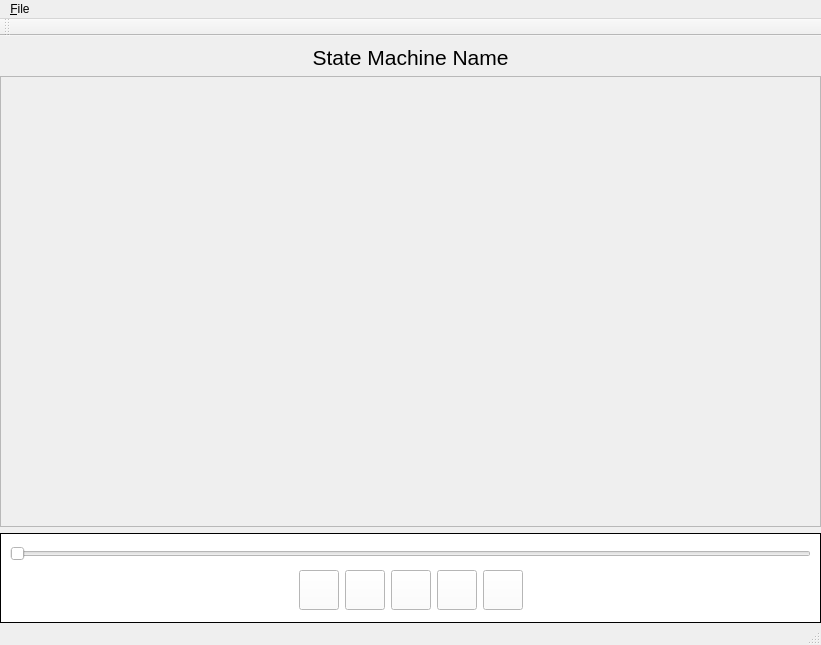
<?xml version="1.0" encoding="UTF-8"?>
<ui version="4.0">
 <class>StateMachineWindow</class>
 <widget class="QMainWindow" name="StateMachineWindow">
  <property name="geometry">
   <rect>
    <x>0</x>
    <y>0</y>
    <width>821</width>
    <height>645</height>
   </rect>
  </property>
  <property name="windowTitle">
   <string>StateMachineWindow</string>
  </property>
  <widget class="QWidget" name="centralwidget">
   <layout class="QVBoxLayout" name="verticalLayout">
    <property name="leftMargin">
     <number>0</number>
    </property>
    <property name="rightMargin">
     <number>0</number>
    </property>
    <property name="bottomMargin">
     <number>0</number>
    </property>
    <item>
     <widget class="QLabel" name="stateMachineName">
      <property name="sizePolicy">
       <sizepolicy hsizetype="Preferred" vsizetype="Fixed">
        <horstretch>0</horstretch>
        <verstretch>0</verstretch>
       </sizepolicy>
      </property>
      <property name="styleSheet">
       <string notr="true">font-size: 16pt</string>
      </property>
      <property name="text">
       <string>State Machine Name</string>
      </property>
      <property name="alignment">
       <set>Qt::AlignCenter</set>
      </property>
     </widget>
    </item>
    <item>
     <widget class="QScrollArea" name="scrollArea">
      <property name="widgetResizable">
       <bool>true</bool>
      </property>
      <widget class="QWidget" name="stateDiagramWidget">
       <property name="geometry">
        <rect>
         <x>0</x>
         <y>0</y>
         <width>819</width>
         <height>454</height>
        </rect>
       </property>
       <layout class="QHBoxLayout" name="horizontalLayout_2">
        <property name="spacing">
         <number>0</number>
        </property>
        <property name="leftMargin">
         <number>0</number>
        </property>
        <property name="topMargin">
         <number>0</number>
        </property>
        <property name="rightMargin">
         <number>0</number>
        </property>
        <property name="bottomMargin">
         <number>0</number>
        </property>
       </layout>
      </widget>
     </widget>
    </item>
    <item>
     <widget class="QFrame" name="frame">
      <property name="sizePolicy">
       <sizepolicy hsizetype="Preferred" vsizetype="Fixed">
        <horstretch>0</horstretch>
        <verstretch>0</verstretch>
       </sizepolicy>
      </property>
      <property name="minimumSize">
       <size>
        <width>0</width>
        <height>90</height>
       </size>
      </property>
      <property name="maximumSize">
       <size>
        <width>16777215</width>
        <height>90</height>
       </size>
      </property>
      <property name="autoFillBackground">
       <bool>false</bool>
      </property>
      <property name="styleSheet">
       <string notr="true">background:white</string>
      </property>
      <property name="frameShape">
       <enum>QFrame::Box</enum>
      </property>
      <property name="frameShadow">
       <enum>QFrame::Plain</enum>
      </property>
      <layout class="QVBoxLayout" name="verticalLayout_2">
       <property name="bottomMargin">
        <number>9</number>
       </property>
       <item>
        <widget class="QSlider" name="transitionSlider">
         <property name="maximum">
          <number>1</number>
         </property>
         <property name="orientation">
          <enum>Qt::Horizontal</enum>
         </property>
         <property name="invertedAppearance">
          <bool>false</bool>
         </property>
         <property name="invertedControls">
          <bool>false</bool>
         </property>
        </widget>
       </item>
       <item>
        <layout class="QHBoxLayout" name="horizontalLayout">
         <property name="spacing">
          <number>6</number>
         </property>
         <item>
          <spacer name="horizontalSpacer">
           <property name="orientation">
            <enum>Qt::Horizontal</enum>
           </property>
           <property name="sizeHint" stdset="0">
            <size>
             <width>132</width>
             <height>20</height>
            </size>
           </property>
          </spacer>
         </item>
         <item>
          <widget class="QPushButton" name="rewindButton">
           <property name="sizePolicy">
            <sizepolicy hsizetype="Fixed" vsizetype="Fixed">
             <horstretch>0</horstretch>
             <verstretch>0</verstretch>
            </sizepolicy>
           </property>
           <property name="minimumSize">
            <size>
             <width>40</width>
             <height>40</height>
            </size>
           </property>
           <property name="maximumSize">
            <size>
             <width>40</width>
             <height>40</height>
            </size>
           </property>
           <property name="text">
            <string/>
           </property>
           <property name="icon">
            <iconset>
             <normalon>:/images/Rewind.png</normalon>
            </iconset>
           </property>
           <property name="iconSize">
            <size>
             <width>40</width>
             <height>40</height>
            </size>
           </property>
           <property name="flat">
            <bool>false</bool>
           </property>
          </widget>
         </item>
         <item>
          <widget class="QPushButton" name="previousButton">
           <property name="sizePolicy">
            <sizepolicy hsizetype="Fixed" vsizetype="Fixed">
             <horstretch>0</horstretch>
             <verstretch>0</verstretch>
            </sizepolicy>
           </property>
           <property name="minimumSize">
            <size>
             <width>40</width>
             <height>40</height>
            </size>
           </property>
           <property name="maximumSize">
            <size>
             <width>40</width>
             <height>40</height>
            </size>
           </property>
           <property name="text">
            <string/>
           </property>
           <property name="icon">
            <iconset>
             <normalon>:/images/Previous.png</normalon>
            </iconset>
           </property>
           <property name="iconSize">
            <size>
             <width>40</width>
             <height>40</height>
            </size>
           </property>
          </widget>
         </item>
         <item>
          <widget class="QPushButton" name="playButton">
           <property name="sizePolicy">
            <sizepolicy hsizetype="Preferred" vsizetype="Preferred">
             <horstretch>0</horstretch>
             <verstretch>0</verstretch>
            </sizepolicy>
           </property>
           <property name="minimumSize">
            <size>
             <width>40</width>
             <height>40</height>
            </size>
           </property>
           <property name="maximumSize">
            <size>
             <width>40</width>
             <height>40</height>
            </size>
           </property>
           <property name="text">
            <string/>
           </property>
           <property name="icon">
            <iconset>
             <normalon>:/images/Play.png</normalon>
            </iconset>
           </property>
           <property name="iconSize">
            <size>
             <width>40</width>
             <height>40</height>
            </size>
           </property>
          </widget>
         </item>
         <item>
          <widget class="QPushButton" name="nextButton">
           <property name="sizePolicy">
            <sizepolicy hsizetype="Fixed" vsizetype="Fixed">
             <horstretch>0</horstretch>
             <verstretch>0</verstretch>
            </sizepolicy>
           </property>
           <property name="minimumSize">
            <size>
             <width>40</width>
             <height>40</height>
            </size>
           </property>
           <property name="maximumSize">
            <size>
             <width>40</width>
             <height>40</height>
            </size>
           </property>
           <property name="text">
            <string/>
           </property>
           <property name="icon">
            <iconset>
             <normalon>:/images/Next.png</normalon>
            </iconset>
           </property>
           <property name="iconSize">
            <size>
             <width>40</width>
             <height>40</height>
            </size>
           </property>
          </widget>
         </item>
         <item>
          <widget class="QPushButton" name="forwardButton">
           <property name="sizePolicy">
            <sizepolicy hsizetype="Fixed" vsizetype="Fixed">
             <horstretch>0</horstretch>
             <verstretch>0</verstretch>
            </sizepolicy>
           </property>
           <property name="minimumSize">
            <size>
             <width>40</width>
             <height>40</height>
            </size>
           </property>
           <property name="maximumSize">
            <size>
             <width>40</width>
             <height>40</height>
            </size>
           </property>
           <property name="text">
            <string/>
           </property>
           <property name="icon">
            <iconset>
             <normalon>:/images/Forward.png</normalon>
            </iconset>
           </property>
           <property name="iconSize">
            <size>
             <width>40</width>
             <height>40</height>
            </size>
           </property>
          </widget>
         </item>
         <item>
          <spacer name="horizontalSpacer_2">
           <property name="orientation">
            <enum>Qt::Horizontal</enum>
           </property>
           <property name="sizeHint" stdset="0">
            <size>
             <width>132</width>
             <height>20</height>
            </size>
           </property>
          </spacer>
         </item>
        </layout>
       </item>
      </layout>
     </widget>
    </item>
   </layout>
  </widget>
  <widget class="QMenuBar" name="menubar">
   <property name="geometry">
    <rect>
     <x>0</x>
     <y>0</y>
     <width>821</width>
     <height>21</height>
    </rect>
   </property>
   <widget class="QMenu" name="menu_File">
    <property name="title">
     <string>&amp;File</string>
    </property>
    <addaction name="openAction"/>
    <addaction name="connectAction"/>
   </widget>
   <addaction name="menu_File"/>
  </widget>
  <widget class="QStatusBar" name="statusbar"/>
  <widget class="QToolBar" name="toolBar">
   <property name="windowTitle">
    <string>toolBar</string>
   </property>
   <property name="movable">
    <bool>true</bool>
   </property>
   <property name="floatable">
    <bool>true</bool>
   </property>
   <attribute name="toolBarArea">
    <enum>TopToolBarArea</enum>
   </attribute>
   <attribute name="toolBarBreak">
    <bool>false</bool>
   </attribute>
  </widget>
  <action name="openAction">
   <property name="icon">
    <iconset>
     <normalon>:/images/Open-icon.png</normalon>
    </iconset>
   </property>
   <property name="text">
    <string>&amp;Open...</string>
   </property>
   <property name="statusTip">
    <string extracomment="Open a log file"/>
   </property>
  </action>
  <action name="connectAction">
   <property name="icon">
    <iconset>
     <normalon>:/images/connect.png</normalon>
    </iconset>
   </property>
   <property name="text">
    <string>&amp;Connect...</string>
   </property>
   <property name="statusTip">
    <string extracomment="Connect the log from the log service"/>
   </property>
  </action>
 </widget>
 <tabstops>
  <tabstop>rewindButton</tabstop>
  <tabstop>previousButton</tabstop>
  <tabstop>playButton</tabstop>
  <tabstop>nextButton</tabstop>
  <tabstop>forwardButton</tabstop>
 </tabstops>
 <resources>
  <include location="../resources/statemachineviewer.qrc"/>
 </resources>
 <connections/>
</ui>
